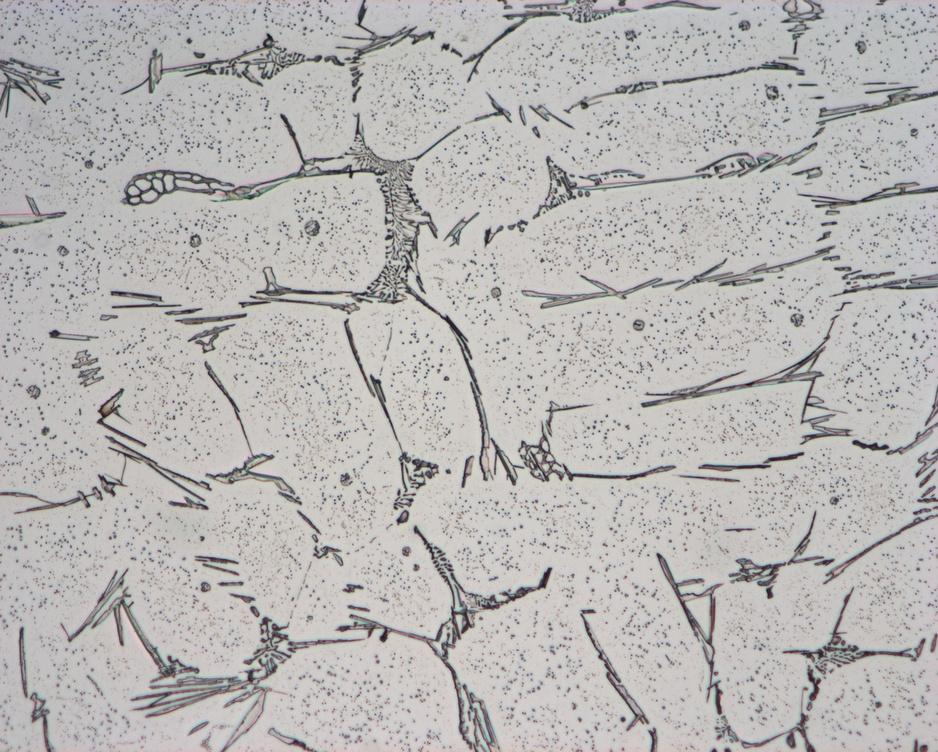
#> input picture Imageanalysis/c.97_500X-y8000_p3.JPG, 938 x 752 px, shrunk from 2752 x 2208 before the run
$ python ImageJ_FindParticlesOpenCV.py
#> lines starting #> are read from the running program, lines starting #| are printed output that depends on the picture; after the words box and inside, x2 and y2 are one past the last pixel; in counts of white or black regions, pixels touching at a corner belong together
import cv2
import pylab
import matplotlib.pyplot as plt
from scipy import ndimage
from PIL import Image
import numpy as np
import pandas as pd
import os

if __name__=='__main__':
    __loc__ = os.path.realpath(os.path.join(os.getcwd(),os.path.dirname(__file__)))
    filename = 'c.97_500X-y8000_p3.JPG'
    filepath = os.path.join(__loc__,filename)

    im = cv2.imread(filepath)
#> im is the input picture: shape (752, 938, 3); mean B, G, R 180.5, 181.8, 183.9

    img2 = np.pad(im.copy(), ((1,1), (1,1), (0,0)), 'edge')
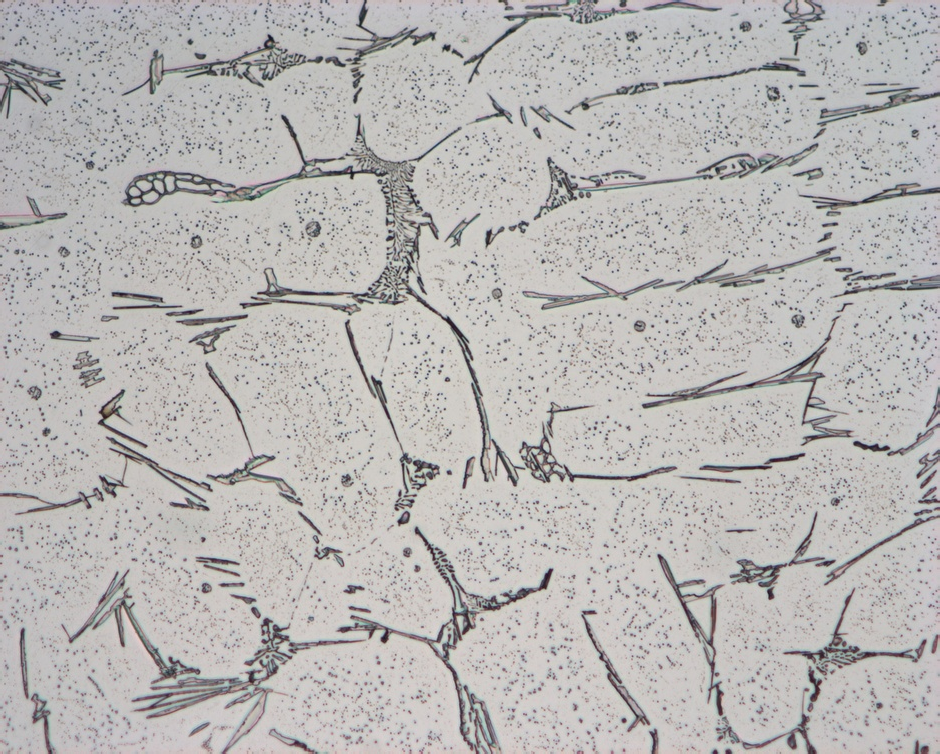
#> img2: shape (754, 940, 3); mean B, G, R 180.5, 181.7, 183.9
    # call openCV with img2, it will set all the border pixels in our new pad with 0
    # now get rid of our border
    im = img2[1:-1,1:-1,:]
    # img is now set to the original dimensions, and the contours can be at the edge of the image

    imgray = cv2.cvtColor(im, cv2.COLOR_BGR2GRAY)
    ret, thresh = cv2.threshold(imgray, 127, 255, 0)
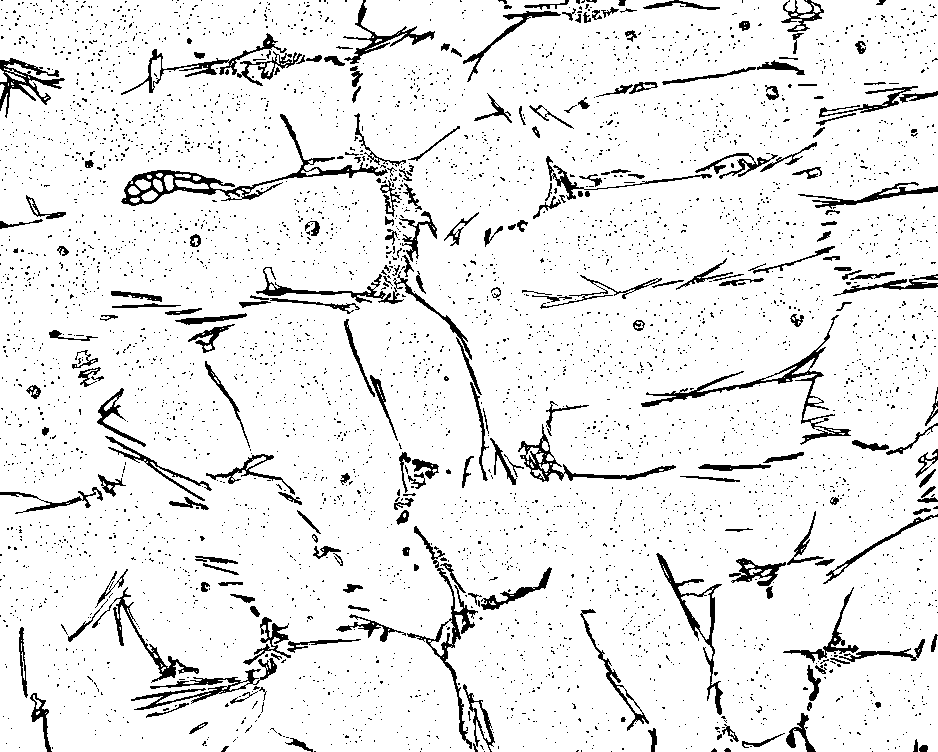
#> thresh: shape (752, 938); 91.9% white; 4380 black regions (4150 under 20 px)
    contours, hierarchy = cv2.findContours(thresh, cv2.RETR_TREE, cv2.CHAIN_APPROX_SIMPLE)
#> contours = 4924 contours, 4607 with area under 20; largest, box (x1, y1, x2, y2) and area: (0, 0, 938, 752) 693563, (120, 113, 389, 207) 3832, (655, 552, 724, 716) 2277, (640, 314, 840, 425) 2094, (406, 567, 479, 750) 1682
    columns = ['Perimeter','Area','Contours']
    conts = [cnt for cnt in contours]
#> conts has the same summary as contours
    perimeters = [cv2.arcLength(cnt,True) for cnt in contours] # Get the Perimeters of each Contour. True is for closed contours.
#> perimeters = 4924 values, max 7596.1 at index 39, min 0 at index 0, mean 15.11
    areas = [cv2.contourArea(cnt) for cnt in contours]
#> areas = 4924 values, max 693563 at index 39, min 0 at index 0, mean 156.4
    hulls = [cv2.convexHull(cnt) for cnt in contours]
#> hulls = 4924 contours, 4583 with area under 20; largest, box (x1, y1, x2, y2) and area: (0, 0, 938, 752) 703687, (120, 113, 389, 207) 13503, (640, 314, 840, 425) 12292, (406, 567, 479, 750) 7374, (655, 552, 724, 716) 5392

    df = pd.DataFrame(list(zip(perimeters, areas,conts)), columns=columns)
#> df = table of 4924 rows and 3 columns
    df = df.sort_values(by=['Perimeter','Area'],ascending=False)

    print(df.head(10))
#> (printed output is left out)
    index = df.iloc[3].name
#> index = 941

    plt_image = cv2.drawContours(im, contours, -1, (0,255,0), 3)
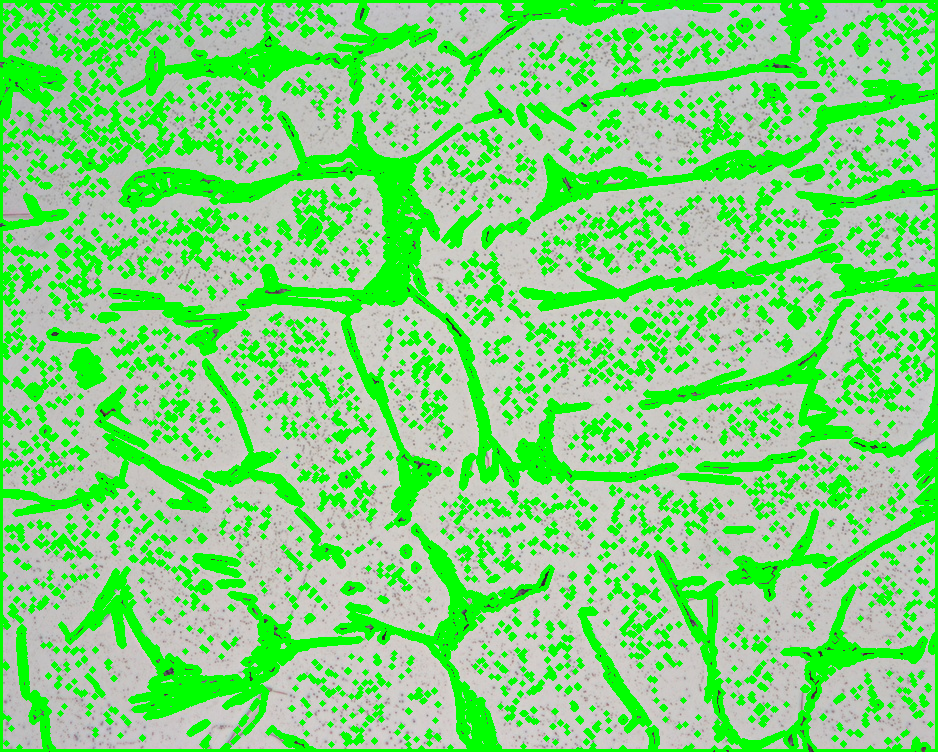
#> plt_image: shape (752, 938, 3); mean B, G, R 123.9, 215.1, 126.7
    #plt_image = cv2.drawContours(im, [contours[index]], -1, (0,255,0), 3)
    plt.imshow(plt_image)
    plt.show()
    #cv2.imshow("Keypoints", im)
    #cv2.waitKey(0)
